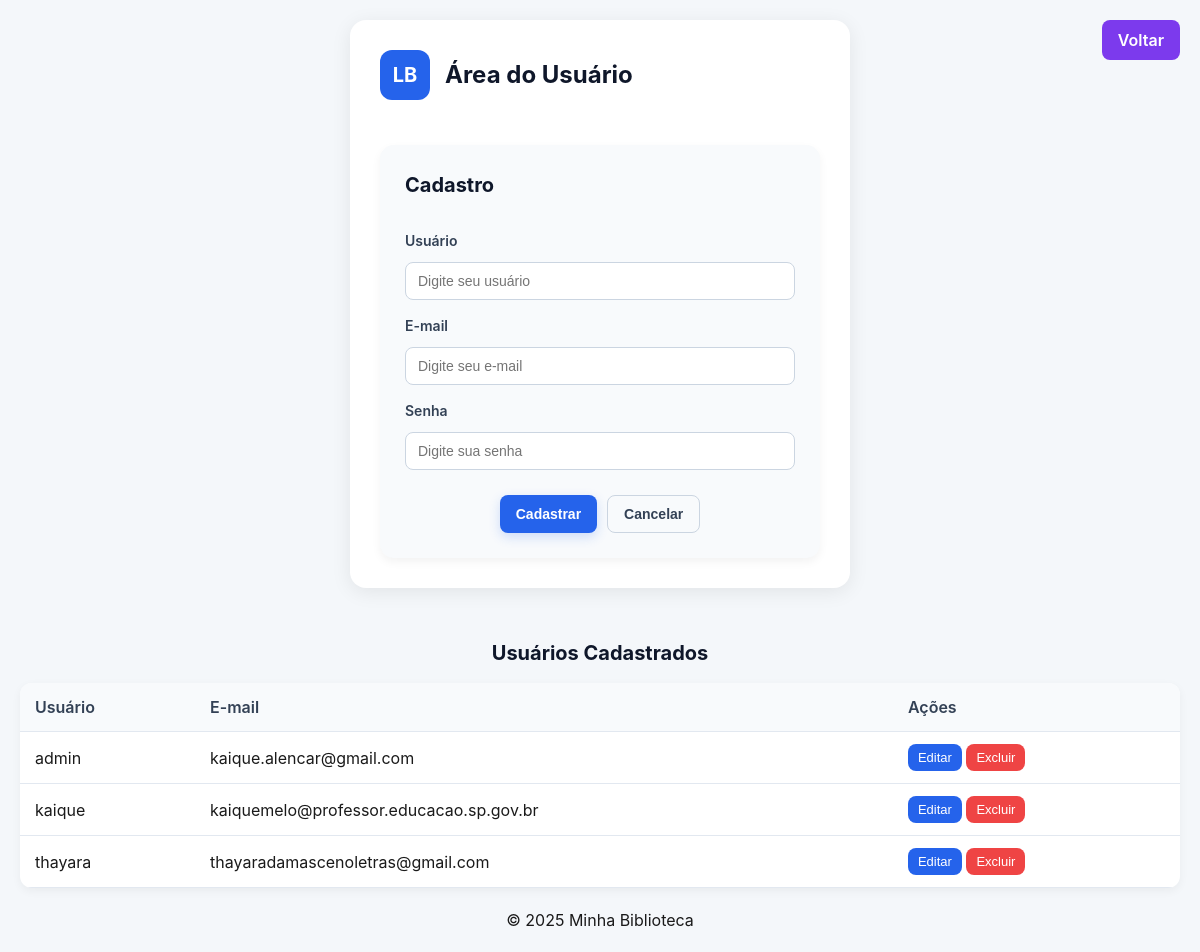
The page /cadastro-usuario on the database as committed earlier.
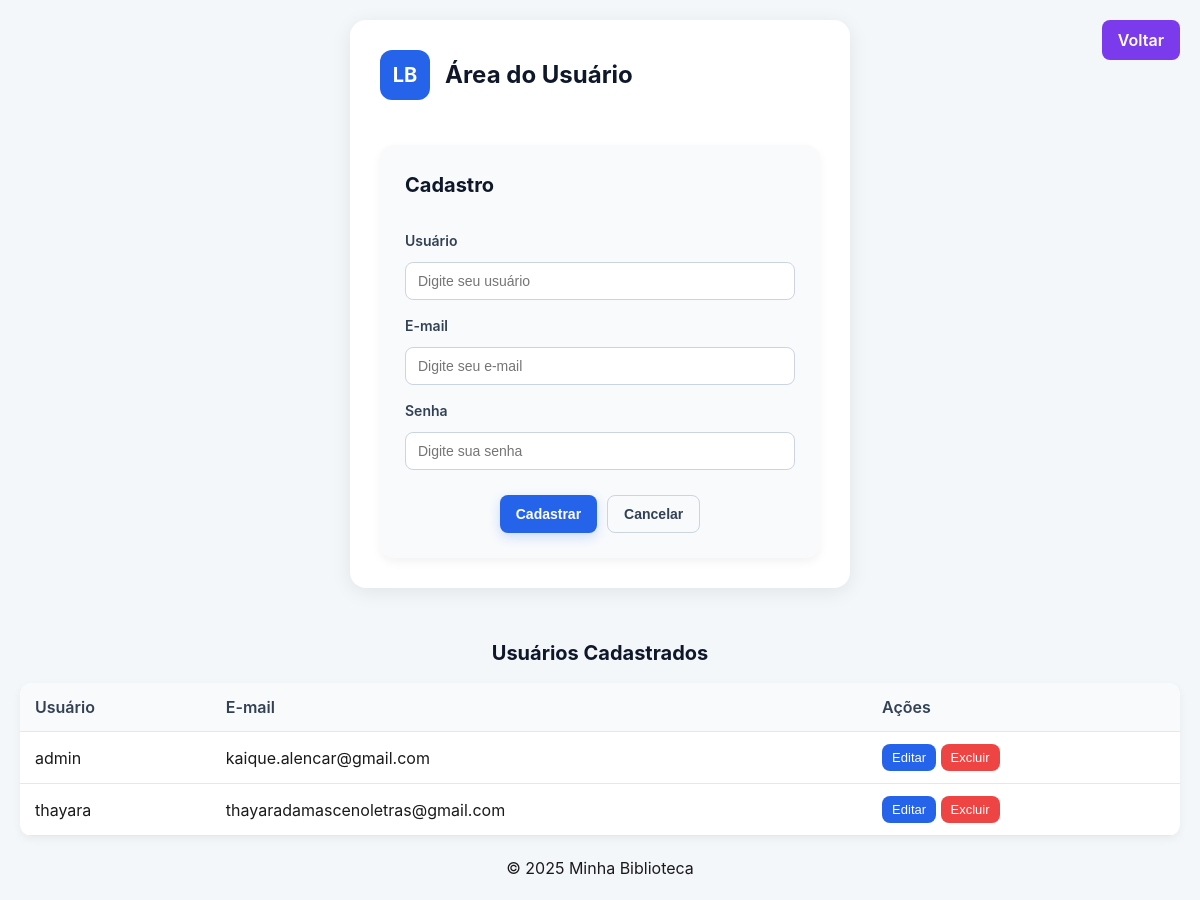
The same page on the database as committed later.
### app/models/user.py (models this page shows, shortened)
class User(db.Model):
    __tablename__ = "users"
    id = db.Column(db.Integer, primary_key=True)
    usuario = db.Column(db.String(80), unique=True, nullable=False)
    email = db.Column(db.String(120), unique=True, nullable=False)
    password_hash = db.Column(db.String(128), nullable=False)
    @property
    def password(self):
        raise AttributeError("A senha não pode ser lida diretamente")

### app/auth/routes.py (the view, shortened to what this page needs)
@usuario_bp.route("/cadastro-usuario", methods=["POST", "GET"])
def cadastrar_usuario():
   users = User.query.all()
   return render_template("auth/usuario_form.html", users=users)

### app/templates/auth/usuario_form.html (shortened to what this page needs)
{% extends "base/_base.html" %}
{% block header %}
Área do Usuário
{% endblock %}
{% block content %}
<form class="user-form" method="POST" id="registerForm"
      action="{{ url_for('usuarios.atualizar_usuario', id=usuario.id) if usuario else url_for('usuarios.cadastrar_usuario') }}">
  <h2>{{ 'Editar Usuário' if usuario else 'Cadastro' }}</h2>
  <div class="full">
    <label for="registerUser">Usuário</label>
    <input type="text" id="usuario" name="usuario"
           placeholder="Digite seu usuário"
           value="{{ usuario.usuario if usuario else '' }}" required>
  </div>
  <div class="full">
    <label for="registerEmail">E-mail</label>
    <input type="email" id="email" name="email"
           placeholder="Digite seu e-mail"
           value="{{ usuario.email if usuario else '' }}" required>
  </div>
  <div class="full">
    <label for="registerPassword">Senha</label>
    <input type="password" id="senha" name="senha"
           placeholder="{{ 'Deixe vazio para não alterar' if usuario else 'Digite sua senha' }}">
  </div>
  <div class="actions">
    <button type="submit" class="btn btn-primary">
      {{ 'Salvar Alterações' if usuario else 'Cadastrar' }}
    </button>
    <button type="button" class="btn btn-ghost"
            onclick="window.location.href='{{ url_for('usuarios.cadastrar_usuario') }}'">
      Cancelar
    </button>
  </div>
</form>
{% endblock %}
{% block full_width %}
<section class="user-table-section">
  <h2>Usuários Cadastrados</h2>
  <table class="user-table">
    <thead>
      <th>Usuário</th>
      <th>E-mail</th>
      <th>Ações</th>
    </thead>
    <tbody>
      {% for user in users %}
        <tr>
          <td>{{ user.usuario }}</td>
          <td>{{ user.email }}</td>
          <td>
            <form method="GET" action="{{ url_for('usuarios.atualizar_usuario', id=user.id) }}" style="display:inline;">
              <button type="submit" class="btn-editar">Editar</button>
            </form>
            <form method="POST" action="{{ url_for('usuarios.deletar_usuario', id=user.id) }}" style="display:inline;">
              <button type="submit" class="btn-excluir">Excluir</button>
            </form>
          </td>
        </tr>
      {% endfor %}
    </tbody>
  </table>
</section>
{% endblock %}

### app/templates/base/_base.html (shortened to what this page needs)
<!doctype html>
<html lang="pt-BR">
<head>
  <link rel="stylesheet" href="{{ url_for('static', filename='css/base.css') }}">
  <link rel="stylesheet" href="{{ url_for('static', filename='css/livro.css') }}">
  <link rel="stylesheet" href="{{ url_for('static', filename='css/login.css') }}">
</head>
<body>
<body>
  <a href="{{ url_for('main.index') }}" class="btn-voltar-canto">Voltar</a>
  <div class="container">
    <header>
      <div class="logo">LB</div>
      <h1>{% block header %}Área do Usuário{% endblock %}</h1>
    </header>
    <main>
      {% block content %}{% endblock %}
    </main>
  </div>
  {% block full_width %}{% endblock %}
  <footer>
    <p>© 2025 Minha Biblioteca</p>
  </footer>
</body>

### app/static/css/base.css (style rules this page uses)
:root { --bg: #f5f7fa; --card: #ffffff; --border: #e2e8f0; --text: #1e293b; --muted: #64748b; --radius: 12px; --primary: #2563eb; }
* { box-sizing: border-box; margin: 0; padding: 0; }
body { background: var(--bg); font-family: Inter, Arial, sans-serif; color: var(--text); line-height: 1.5; }
.logo { display: flex; align-items: center; gap: 12px; font-size: 18px; font-weight: 600; }
.btn-primary { padding: 12px 24px; background: var(--primary); color: white; border-radius: var(--radius); text-decoration: none; font-weight: 600; box-shadow: 0 4px 12px rgba(37, 99, 235, 0.2); }

### app/static/css/livro.css (style rules this page uses)
* { margin: 0; padding: 0; box-sizing: border-box; }
body { font-family: "Inter", sans-serif; background: #f4f7fa; padding: 40px; color: #1a1a1a; display: flex; justify-content: center; position: relative; margin: 0px; }
.container { display: grid; grid-template-columns: 1fr 350px; gap: 40px; width: 100%; max-width: 1200px; background: #ffffff; padding: 40px; border-radius: 18px; box-shadow: 0 4px 20px rgba(0,0,0,0.08); }
header { grid-column: span 2; display: flex; align-items: center; gap: 20px; margin-bottom: 20px; }
.logo { width: 60px; height: 60px; background: #2563eb; color: white; display:flex; justify-content:center; align-items:center; border-radius:12px; font-size: 24px; font-weight: 700; }
header h1 { font-size: 30px; font-weight: 700; color: #0f172a; }
form { display: flex; flex-direction: column; gap: 25px; }
.btn-voltar-canto { position: absolute; top: 20px; right: 20px; padding: 8px 16px; background-color: #7c3aed; color: white; border-radius: 8px; font-weight: 600; text-decoration: none; transition: 0.3s; }
.full { display: flex; flex-direction: column; gap: 8px; }
label { font-weight: 600; margin-bottom: 4px; color: #334155; }
.input, textarea, select, input { width: 100%; padding: 12px 14px; border: 1px solid #cbd5e1; border-radius: 10px; background: #f8fafc; font-size: 16px; transition: 0.2s; }
.actions { display: flex; gap: 16px; margin-top: 10px; }
.btn { padding: 14px; border: none; border-radius: 10px; cursor: pointer; font-size: 16px; font-weight: 600; transition: 0.25s; }
.btn-primary { background: #2563eb; color: white; }
.btn-ghost { background: transparent; color: #334155; border: 1px solid #cbd5e1; }

Rows that differ between the two databases and show on the page:
removed User: usuario "kaique", email "kaiquemelo@professor.educacao.sp.gov.br"
